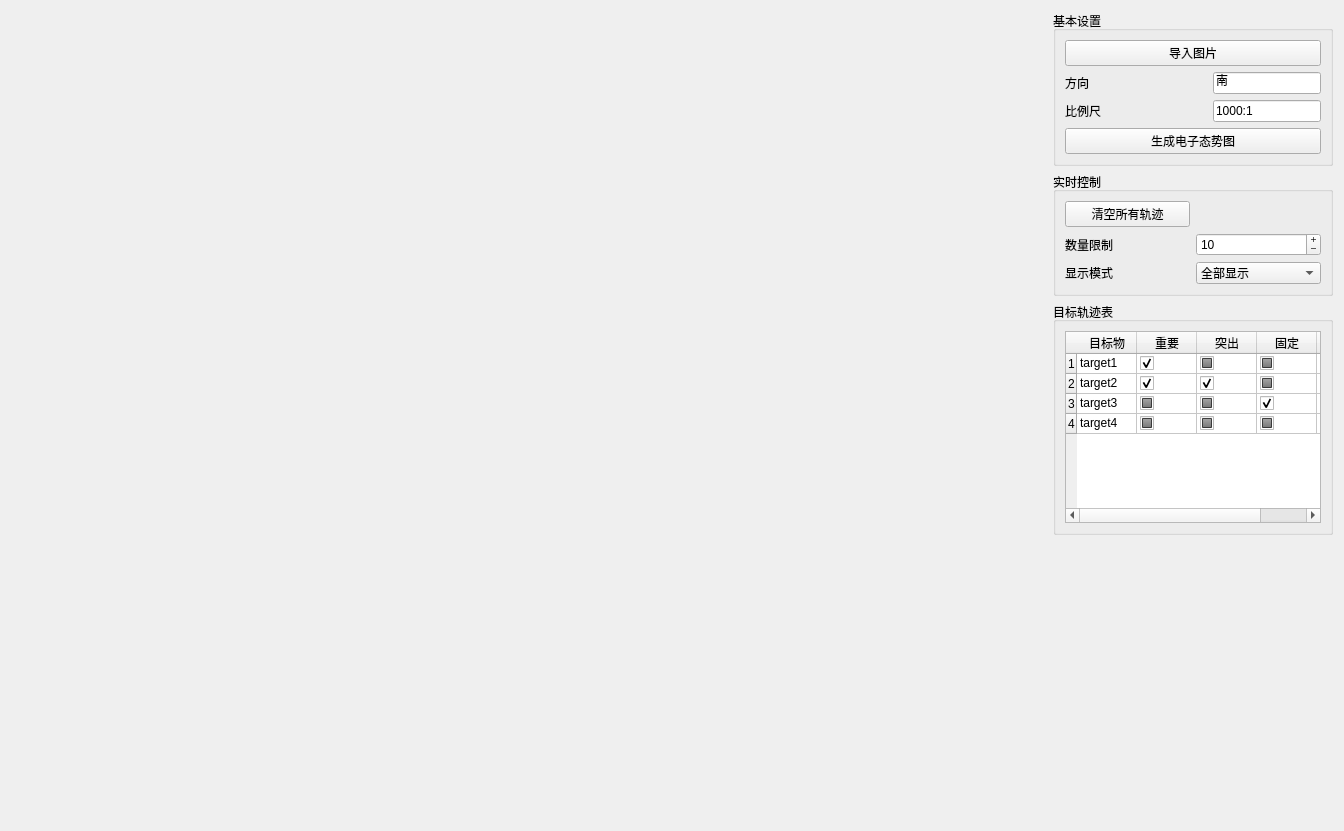
<?xml version="1.0" encoding="UTF-8"?>
<ui version="4.0">
 <class>ElectronicSituationMap</class>
 <widget class="QWidget" name="ElectronicSituationMap">
  <property name="geometry">
   <rect>
    <x>0</x>
    <y>0</y>
    <width>1344</width>
    <height>831</height>
   </rect>
  </property>
  <property name="windowTitle">
   <string>Form</string>
  </property>
  <layout class="QGridLayout" name="gridLayout_10" columnstretch="1,0">
   <item row="0" column="0">
    <layout class="QGridLayout" name="gridLayout_8">
     <item row="0" column="0">
      <widget class="QLabel" name="label_5">
       <property name="text">
        <string/>
       </property>
       <property name="pixmap">
        <pixmap resource="../../build/client/resources.qrc">:/resources/area.jpg</pixmap>
       </property>
       <property name="scaledContents">
        <bool>true</bool>
       </property>
      </widget>
     </item>
    </layout>
   </item>
   <item row="0" column="1">
    <layout class="QGridLayout" name="gridLayout_7">
     <item row="1" column="0">
      <widget class="QGroupBox" name="groupBox_2">
       <property name="title">
        <string>实时控制</string>
       </property>
       <layout class="QGridLayout" name="gridLayout_5">
        <item row="0" column="0">
         <layout class="QGridLayout" name="gridLayout_4">
          <item row="1" column="0">
           <widget class="QLabel" name="label_3">
            <property name="text">
             <string>数量限制</string>
            </property>
           </widget>
          </item>
          <item row="1" column="1">
           <widget class="QSpinBox" name="spinBox">
            <property name="buttonSymbols">
             <enum>QAbstractSpinBox::PlusMinus</enum>
            </property>
            <property name="maximum">
             <number>36</number>
            </property>
            <property name="value">
             <number>10</number>
            </property>
           </widget>
          </item>
          <item row="0" column="0">
           <widget class="QPushButton" name="pushButton_2">
            <property name="text">
             <string>清空所有轨迹</string>
            </property>
           </widget>
          </item>
          <item row="2" column="1">
           <widget class="QComboBox" name="comboBox">
            <item>
             <property name="text">
              <string>全部显示</string>
             </property>
            </item>
            <item>
             <property name="text">
              <string>专注模式</string>
             </property>
            </item>
           </widget>
          </item>
          <item row="2" column="0">
           <widget class="QLabel" name="label_4">
            <property name="text">
             <string>显示模式</string>
            </property>
           </widget>
          </item>
         </layout>
        </item>
       </layout>
      </widget>
     </item>
     <item row="0" column="0">
      <widget class="QGroupBox" name="groupBox">
       <property name="title">
        <string>基本设置</string>
       </property>
       <layout class="QGridLayout" name="gridLayout_3">
        <item row="1" column="0">
         <layout class="QGridLayout" name="gridLayout">
          <item row="4" column="0">
           <widget class="QPushButton" name="pushButton_3">
            <property name="text">
             <string>生成电子态势图</string>
            </property>
           </widget>
          </item>
          <item row="2" column="0">
           <layout class="QGridLayout" name="gridLayout_2">
            <item row="0" column="0">
             <widget class="QLabel" name="label">
              <property name="text">
               <string>方向</string>
              </property>
             </widget>
            </item>
            <item row="0" column="1">
             <widget class="QLineEdit" name="lineEdit">
              <property name="sizePolicy">
               <sizepolicy hsizetype="Fixed" vsizetype="Fixed">
                <horstretch>0</horstretch>
                <verstretch>0</verstretch>
               </sizepolicy>
              </property>
              <property name="text">
               <string>南</string>
              </property>
             </widget>
            </item>
           </layout>
          </item>
          <item row="1" column="0">
           <widget class="QPushButton" name="pushButton">
            <property name="text">
             <string>导入图片</string>
            </property>
           </widget>
          </item>
          <item row="3" column="0">
           <layout class="QGridLayout" name="gridLayout_9">
            <item row="0" column="1">
             <widget class="QLineEdit" name="lineEdit_2">
              <property name="sizePolicy">
               <sizepolicy hsizetype="Fixed" vsizetype="Fixed">
                <horstretch>0</horstretch>
                <verstretch>0</verstretch>
               </sizepolicy>
              </property>
              <property name="text">
               <string>1000:1</string>
              </property>
             </widget>
            </item>
            <item row="0" column="0">
             <widget class="QLabel" name="label_2">
              <property name="text">
               <string>比例尺</string>
              </property>
             </widget>
            </item>
           </layout>
          </item>
         </layout>
        </item>
       </layout>
      </widget>
     </item>
     <item row="2" column="0">
      <widget class="QGroupBox" name="groupBox_3">
       <property name="title">
        <string>目标轨迹表</string>
       </property>
       <layout class="QGridLayout" name="gridLayout_6">
        <item row="0" column="0">
         <widget class="QTableWidget" name="tableWidget">
          <property name="sizePolicy">
           <sizepolicy hsizetype="Fixed" vsizetype="Fixed">
            <horstretch>0</horstretch>
            <verstretch>0</verstretch>
           </sizepolicy>
          </property>
          <property name="maximumSize">
           <size>
            <width>300</width>
            <height>16777215</height>
           </size>
          </property>
          <attribute name="horizontalHeaderCascadingSectionResizes">
           <bool>true</bool>
          </attribute>
          <attribute name="horizontalHeaderMinimumSectionSize">
           <number>20</number>
          </attribute>
          <attribute name="horizontalHeaderDefaultSectionSize">
           <number>60</number>
          </attribute>
          <attribute name="horizontalHeaderShowSortIndicator" stdset="0">
           <bool>true</bool>
          </attribute>
          <attribute name="horizontalHeaderStretchLastSection">
           <bool>true</bool>
          </attribute>
          <attribute name="verticalHeaderMinimumSectionSize">
           <number>16</number>
          </attribute>
          <attribute name="verticalHeaderDefaultSectionSize">
           <number>20</number>
          </attribute>
          <row>
           <property name="text">
            <string>1</string>
           </property>
          </row>
          <row>
           <property name="text">
            <string>2</string>
           </property>
          </row>
          <row>
           <property name="text">
            <string>3</string>
           </property>
          </row>
          <row>
           <property name="text">
            <string>4</string>
           </property>
          </row>
          <column>
           <property name="text">
            <string>目标物</string>
           </property>
          </column>
          <column>
           <property name="text">
            <string>重要</string>
           </property>
          </column>
          <column>
           <property name="text">
            <string>突出</string>
           </property>
          </column>
          <column>
           <property name="text">
            <string>固定</string>
           </property>
          </column>
          <column>
           <property name="text">
            <string>操作</string>
           </property>
          </column>
          <item row="0" column="0">
           <property name="text">
            <string>target1</string>
           </property>
          </item>
          <item row="0" column="1">
           <property name="text">
            <string/>
           </property>
           <property name="checkState">
            <enum>Checked</enum>
           </property>
          </item>
          <item row="0" column="2">
           <property name="text">
            <string/>
           </property>
           <property name="checkState">
            <enum>PartiallyChecked</enum>
           </property>
          </item>
          <item row="0" column="3">
           <property name="text">
            <string/>
           </property>
           <property name="checkState">
            <enum>PartiallyChecked</enum>
           </property>
          </item>
          <item row="1" column="0">
           <property name="text">
            <string>target2</string>
           </property>
          </item>
          <item row="1" column="1">
           <property name="text">
            <string/>
           </property>
           <property name="checkState">
            <enum>Checked</enum>
           </property>
          </item>
          <item row="1" column="2">
           <property name="text">
            <string/>
           </property>
           <property name="checkState">
            <enum>Checked</enum>
           </property>
          </item>
          <item row="1" column="3">
           <property name="text">
            <string/>
           </property>
           <property name="checkState">
            <enum>PartiallyChecked</enum>
           </property>
          </item>
          <item row="2" column="0">
           <property name="text">
            <string>target3</string>
           </property>
          </item>
          <item row="2" column="1">
           <property name="text">
            <string/>
           </property>
           <property name="checkState">
            <enum>PartiallyChecked</enum>
           </property>
          </item>
          <item row="2" column="2">
           <property name="text">
            <string/>
           </property>
           <property name="checkState">
            <enum>PartiallyChecked</enum>
           </property>
          </item>
          <item row="2" column="3">
           <property name="text">
            <string/>
           </property>
           <property name="checkState">
            <enum>Checked</enum>
           </property>
          </item>
          <item row="3" column="0">
           <property name="text">
            <string>target4</string>
           </property>
          </item>
          <item row="3" column="1">
           <property name="text">
            <string/>
           </property>
           <property name="checkState">
            <enum>PartiallyChecked</enum>
           </property>
          </item>
          <item row="3" column="2">
           <property name="text">
            <string/>
           </property>
           <property name="checkState">
            <enum>PartiallyChecked</enum>
           </property>
          </item>
          <item row="3" column="3">
           <property name="text">
            <string/>
           </property>
           <property name="checkState">
            <enum>PartiallyChecked</enum>
           </property>
          </item>
         </widget>
        </item>
       </layout>
      </widget>
     </item>
     <item row="3" column="0">
      <spacer name="verticalSpacer">
       <property name="orientation">
        <enum>Qt::Vertical</enum>
       </property>
       <property name="sizeHint" stdset="0">
        <size>
         <width>20</width>
         <height>40</height>
        </size>
       </property>
      </spacer>
     </item>
    </layout>
   </item>
  </layout>
 </widget>
 <resources>
  <include location="../../build/client/resources.qrc"/>
 </resources>
 <connections/>
</ui>
